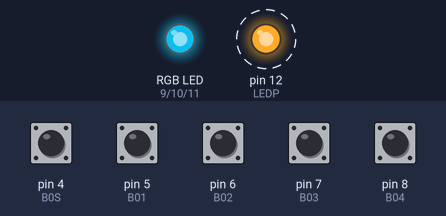
Simulated run of this sketch. Board: Arduino Uno, built with avr-gcc and run on an emulated ATmega328P. Shown: an RGB LED mixed from three pins (HIGH = lit), output pins drawn as LEDs (lit = HIGH). Dashed ring = blinking. Inputs (shaded band) come from the test bench; at power-on: pin 4 (B0S), pin 5 (B01), pin 6 (B02), pin 7 (B03), pin 8 (B04) HIGH. What the sketch prints to the serial monitor is not drawn.

Above: at 0.9 s.
1.3 s: pin 4 (B0S) pulled LOW for 0.25 s
At 4.1 s:
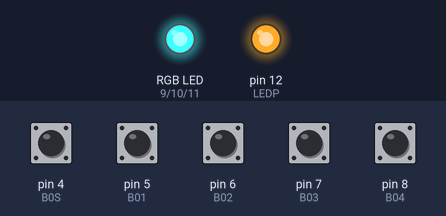
4.3 s: pin 4 (B0S) pulled LOW for 1 s
At 5.0 s:
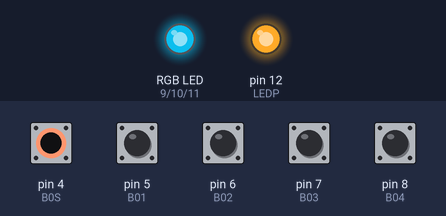
7.9 s: pin 4 (B0S) pulsed LOW 5 times (0.12 s each, 0.3 s apart)
At 12.8 s:
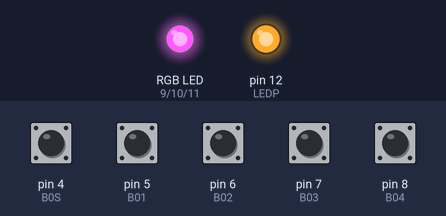
Timing chart, 0 to 14.3 s (numbered marks = the images above; inputs shaded):
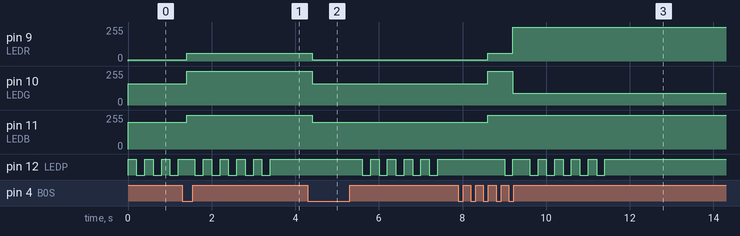

The sketch:

macropad.ino
```cpp
#define B0S 4
#define B01 5
#define B02 6
#define B03 7
#define B04 8
#define LEDR 9
#define LEDG 10
#define LEDB 11
#define LEDP 12

#define BRIGHTNESS_RATE 1.85
#define MIN_BRIGHTNESS 10
#define MAX_BRIGHTNESS 200
#define DELAY 200
#define RESET_INTERVAL 2000

unsigned char led_on = 1;
unsigned char led_blinking = 0;
unsigned char layer = 0;

void setup() {
  Serial.begin(9600);
  Serial.println("Init");

  pinMode(B0S, INPUT);
  pinMode(B01, INPUT);
  pinMode(B02, INPUT);
  pinMode(B03, INPUT);
  pinMode(B04, INPUT);
  pinMode(LEDR, OUTPUT);
  pinMode(LEDG, OUTPUT);
  pinMode(LEDB, OUTPUT);
  pinMode(LEDP, HIGH);
  digitalWrite(B0S, HIGH);
  digitalWrite(B01, HIGH);
  digitalWrite(B02, HIGH);
  digitalWrite(B03, HIGH);
  digitalWrite(B04, HIGH);
}

void checkButton(unsigned char button, unsigned char &state){
  static unsigned long stateHigmMillis = 0;
  if (digitalRead(button) == HIGH){
    if (state != 1) {
      state = 1;
      if (button == B0S) {
        stateHigmMillis = millis();
        led_blinking = 1;
      } else {
        changed(button, 1);
      }
    }
  } else {
    if (state != 0){
      state = 0;
      if (button == B0S) {
        stateHigmMillis = 0;
        led_blinking = 0;
        layer = layer + 1;
      } else {
        changed(button, 0);
      }
    }
  }
  if (button == B0S) {
    if (stateHigmMillis > 0){
      if ((millis() - stateHigmMillis) > RESET_INTERVAL){
        stateHigmMillis = 0;
        led_blinking = 0;
        led_on = 1;
        layer = -1;
      }
    }
  }
}

void writeColor(unsigned char red, unsigned char green, unsigned char blue){
  analogWrite(LEDR, red);
  analogWrite(LEDG, green);
  analogWrite(LEDB, blue);
}

void writeColorToLed(unsigned char layer, unsigned char brightness){
  if (brightness == 0) {
    analogWrite(LEDP, 0);
  } else {
    analogWrite(LEDP, 255);
  }
  switch (layer) {
    case 0: // white
      writeColor(10, 160, 200);
      break;
    case 1: // red
      writeColor(60, 255, 255);
      break;
    case 2: // green
      writeColor(255, 90, 255);
      break;
    case 3: // blue
      writeColor(255, 255, 100);
      break;
    case 4: // yellow
      writeColor(10, 140, 255);
      break;
    case 5: // purple
      writeColor(10, 255, 140);
      break;
    case 6: // cyan
      writeColor(255, 10, 80);
      break;
  }
}

void controlLed(unsigned char &layer, unsigned char &brightness){
  if (led_blinking == 1){
    if (led_on == 1) {
      writeColorToLed(layer, brightness);
      led_on = 0;
    } else {
      writeColorToLed(layer, 0);
      led_on = 1;
    }
  } else {
      writeColorToLed(layer, brightness);
  }
  // Serial.println(brightness);
}

void changed(unsigned char button, unsigned char state){
  Serial.print(layer);
  Serial.print(";");
  Serial.print(button - 4);
  Serial.print(";");
  Serial.println(state);
}

void loop() {
  static unsigned char stateB0S = 0;
  static unsigned char stateB01 = 0;
  static unsigned char stateB02 = 0;
  static unsigned char stateB03 = 0;
  static unsigned char stateB04 = 0;
  static unsigned char brightness = MIN_BRIGHTNESS;
  checkButton(B0S, stateB0S);
  controlLed(layer, brightness);
  checkButton(B01, stateB01);
  checkButton(B02, stateB02);
  checkButton(B03, stateB03);
  checkButton(B04, stateB04);
  delay(DELAY);
}
```

Measured:
- after the input at 1.3 s, pin 9 (LEDR): 10/255 → 60/255 after 0.10 s; pin 10 (LEDG): 160/255 → 255/255 after 0.10 s; pin 11 (LEDB): 200/255 → 255/255 after 0.10 s
- after the input at 4.3 s, pin 9 (LEDR): 60/255 → 10/255 after 0.10 s; pin 10 (LEDG): 255/255 → 160/255 after 0.10 s; pin 11 (LEDB): 255/255 → 200/255 after 0.10 s; pin 12 (LEDP): alternates HIGH for 0.20 s and LOW for 0.20 s, starting after 1.3 s
- after the input at 7.9 s, pin 9 (LEDR): 10/255 → 60/255 after 0.70 s, → 255/255 0.60 s later; pin 10 (LEDG): 160/255 → 255/255 after 0.70 s, → 90/255 0.60 s later; pin 11 (LEDB): 200/255 → 255/255 after 0.70 s; pin 12 (LEDP): goes LOW 0.20 s, HIGH 0.40 s, 4 × (LOW 0.20 s, HIGH 0.20 s), LOW 0.20 s, then HIGH, starting after 1.1 s
- by itself, pin 12 (LEDP): alternates HIGH for 0.20 s and LOW for 0.20 s, 10 changes in all, then stays HIGH
